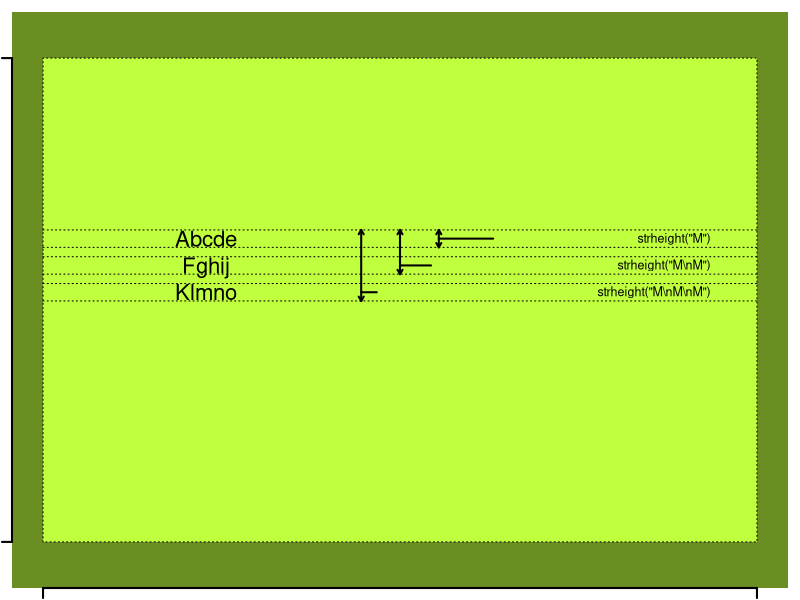
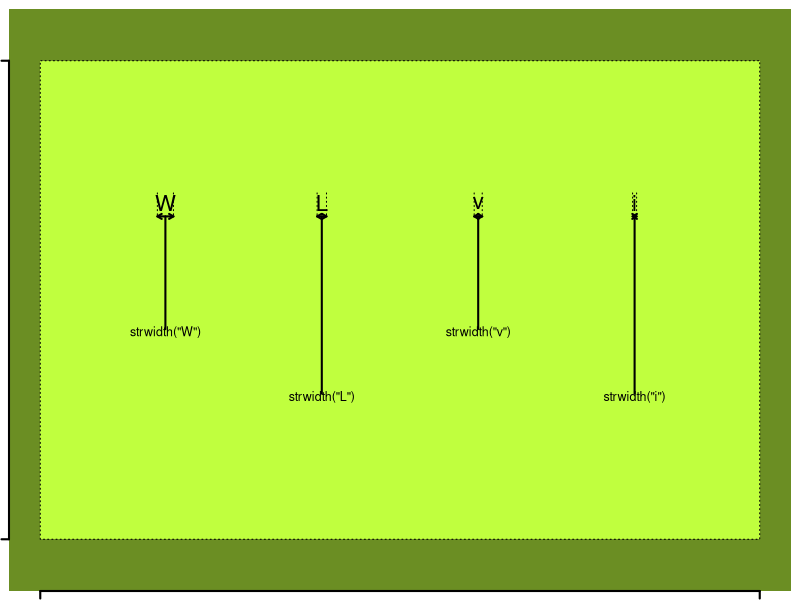
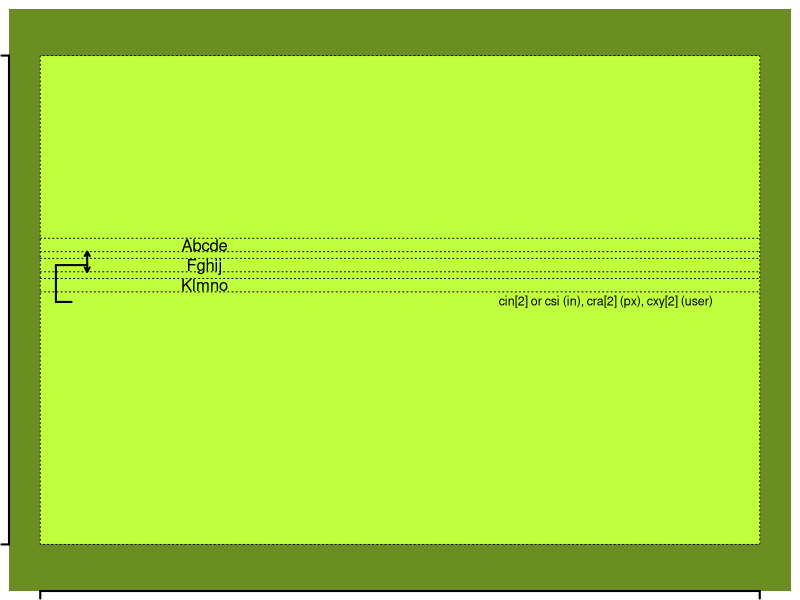
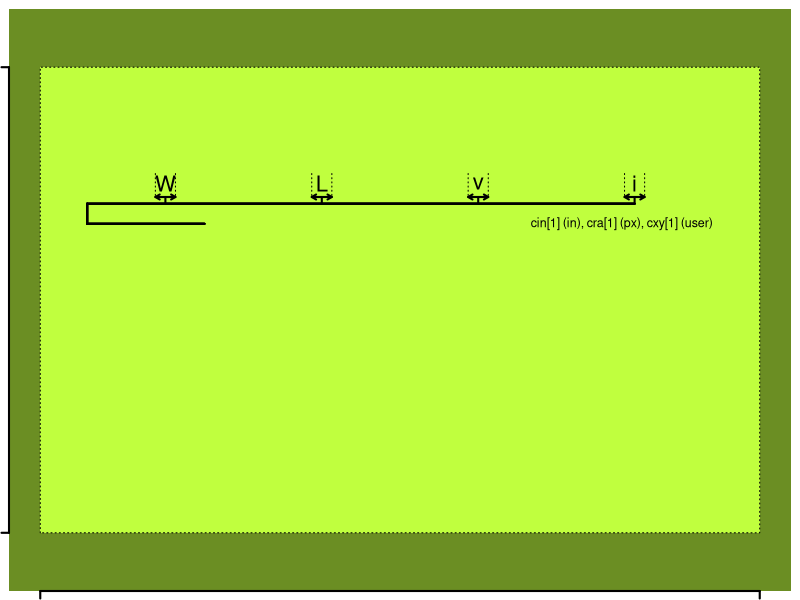
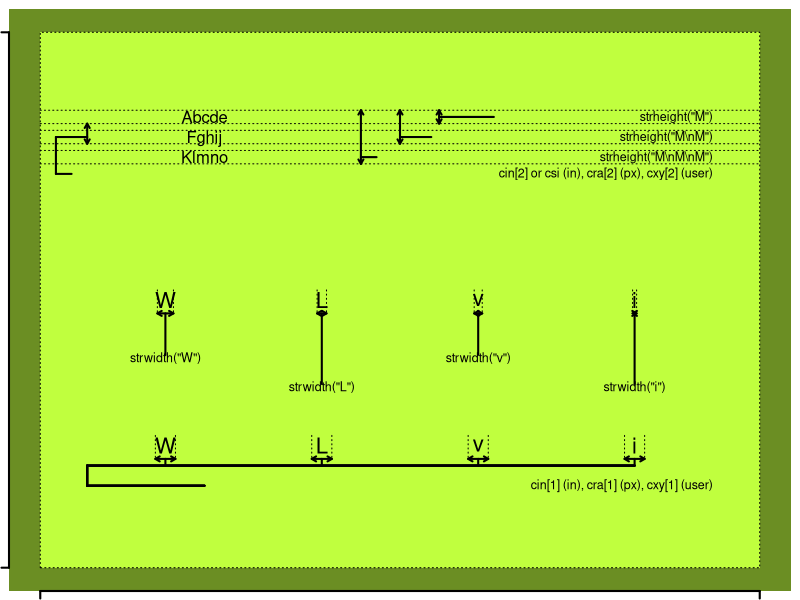

Write the R code that produced these figures, in order.
## ---- chunk 1
draw_framework <- function(y0=104, y1=196) {
  par(mar=rep(0.6, 4), xaxs="i", yaxs="i")
  plot(c(100, 200), c(y0-4, y1+4), type="n", axes=FALSE)
  axis(side=1, at=c(104, 196), labels=rep(" ", 2))
  polygon(x=c(100, 100, 200, 200), y=c(y0-4, y1+4, y1+4, y0-4), col="olivedrab",  border=NA)
  polygon(x=c(104, 104, 196, 196), y=c(y0,   y1,   y1,   y0),   col="olivedrab1", border="black", lty="dotted")
  axis(side=1, at=c(104, 196), labels=rep(" ", 2), lwd=2)
  axis(side=2, at=c(y0, y1), labels=rep(" ", 2), lwd=2)
}
draw_multiline <- function() {
  text(125, 178, "Abcde\nFghij\nKlmno", cex=1.33)
  u0 <<- 0.67*strheight("M")
  u1 <<- 0.67*(strheight("M\nM") - strheight("M"))
  u  <<- 178 + c(2, 2, 0, 0, -2, -2)*u1 + c(1, -1, 1, -1, 1, -1)*u0
  u12 <<- (u[1]+u[2])/2
  u34 <<- (u[3]+u[4])/2
  u56 <<- (u[5]+u[6])/2
  u7  <<- u[6]-u1
  segments(104, u, 196, u, lty="dotted")
}
draw_height <- function() {
  par(cex=0.75)
  text(190, u12, 'strheight("M")', adj=1)
  text(190, u34, 'strheight("M\\nM")', adj=1)
  text(190, u56, 'strheight("M\\nM\\nM")', adj=1)
  arrows  (155, u[1], 155, u[2], lwd=2, len=0.05, code=3)
  arrows  (150, u[1], 150, u[4], lwd=2, len=0.05, code=3)
  arrows  (145, u[1], 145, u[6], lwd=2, len=0.05, code=3)
  segments(155,  u12, 162,  u12, lwd=2)
  segments(150,  u34, 154,  u34, lwd=2)
  segments(145,  u56, 147,  u56, lwd=2)
}
draw_framework(y0=154, y1=196)
draw_multiline()
draw_height()
## ---- chunk 2
draw_width <- function() {
  par(cex=1.33)
  text(120, 150, "W")
  text(140, 150, "L")
  text(160, 150, "v")
  text(180, 150, "i")

  par(cex=0.75)
  text(120, 140, 'strwidth("W")')
  text(140, 135, 'strwidth("L")')
  text(160, 140, 'strwidth("v")')
  text(180, 135, 'strwidth("i")')
  
  
  u <- 0.67*strwidth("W")
  v <- 0.67*strheight("W")
  segments(120-u, 150+1.5*v, 120-u,  150-2.0*v, lty="dotted")
  segments(120+u, 150+1.5*v, 120+u,  150-2.0*v, lty="dotted")
  arrows  (120+u, 150-2.0*v, 120-u,  150-2.0*v, len=0.05, lwd=2, code=3)
  segments(120,   150-2.0*v, 120,    140+0.5*v, lwd=2)
  
  u <- 0.67*strwidth("L")
  v <- 0.67*strheight("L")
  segments(140-u, 150+1.5*v, 140-u,  150-2.0*v, lty="dotted")
  segments(140+u, 150+1.5*v, 140+u,  150-2.0*v, lty="dotted")
  arrows  (140+u, 150-2.0*v, 140-u,  150-2.0*v, len=0.05, lwd=2, code=3)
  segments(140,   150-2.0*v, 140,    135+0.5*v, lwd=2)

  u <- 0.67*strwidth("v")
  v <- 0.67*strheight("v")
  segments(160-u, 150+1.5*v, 160-u,  150-2.0*v, lty="dotted")
  segments(160+u, 150+1.5*v, 160+u,  150-2.0*v, lty="dotted")
  arrows  (160+u, 150-2.0*v, 160-u,  150-2.0*v, len=0.05, lwd=2, code=3)
  segments(160,   150-2.0*v, 160,    140+0.5*v, lwd=2)

  u <- 0.67*strwidth("i")
  v <- 0.67*strheight("i")
  segments(180-u, 150+1.5*v, 180-u,  150-2.0*v, lty="dotted")
  segments(180+u, 150+1.5*v, 180+u,  150-2.0*v, lty="dotted")
  arrows  (180+u, 150-2.0*v, 180-u,  150-2.0*v, len=0.05, lwd=2, code=3)
  segments(180,   150-2.0*v, 180,    135+0.5*v, lwd=2)
}

draw_framework(y0=124, y1=161)
draw_width()
## ---- chunk 3
cin2 <- function() {
  par(cex=0.75)
  text(190, u7,  "cin[2] or csi (in), cra[2] (px), cxy[2] (user)", adj=1)
  arrows  (110, u[2], 110, u[4], lwd=2, len=0.05, code=3)
  # segments(x(345),  u56, x(347),  u56, lwd=2)
  segments(110,  u34, 106,  u34, lwd=2)
  segments(106,  u34, 106,  u7,  lwd=2)
  segments(106,  u7,  108,  u7,  lwd=2)
}
draw_framework(y0=154, y1=196)
draw_multiline()
cin2()
## ---- chunk 4
cin1 <- function() {
  u <- 0.67*par("cxy")[1]
  v <- 0.67*strheight("W")

  par(cex=1.33)  
  text(120, 125, "W")
  text(140, 125, "L")
  text(160, 125, "v")
  text(180, 125, "i")
  
  par(cex=0.75)
  st <- "cin[1] (in), cra[1] (px), cxy[1] (user)"
  text(190, 125-6.0*v, st, adj=1)

  w <- c(120, 140, 160, 180)
  z <- rep(125, 4)
  segments(w-u, z+1.5*v, w-u,  z-2.0*v, lty="dotted")
  segments(w+u, z+1.5*v, w+u,  z-2.0*v, lty="dotted")
  arrows  (w+u, z-2.0*v, w-u,  z-2.0*v, len=0.05, lwd=2, code=3)
  segments(w,   z-2.0*v, w,    z-3.0*v, lwd=2)
  segments(180, z-3.0*v, 110,  z-3.0*v, lwd=2)
  segments(110, z-3.0*v, 110,  z-6.0*v, lwd=2)
  segments(110, z-6.0*v, 125,  z-6.0*v, lwd=2)
}
draw_framework(y0=101, y1=133)
cin1()
## ---- chunk 5
draw_framework()
draw_multiline()
draw_height()
draw_width()
cin2()
cin1()
